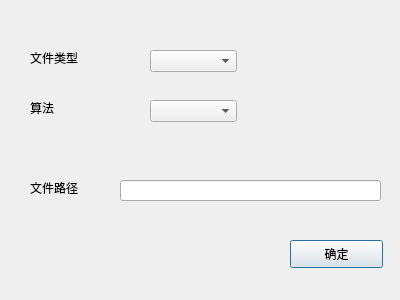
<?xml version="1.0" encoding="UTF-8"?>
<ui version="4.0">
 <class>Dialog</class>
 <widget class="QDialog" name="Dialog">
  <property name="geometry">
   <rect>
    <x>0</x>
    <y>0</y>
    <width>400</width>
    <height>300</height>
   </rect>
  </property>
  <property name="windowTitle">
   <string>Dialog</string>
  </property>
  <widget class="QComboBox" name="comboBox">
   <property name="geometry">
    <rect>
     <x>150</x>
     <y>50</y>
     <width>87</width>
     <height>22</height>
    </rect>
   </property>
  </widget>
  <widget class="QComboBox" name="comboBox_2">
   <property name="geometry">
    <rect>
     <x>150</x>
     <y>100</y>
     <width>87</width>
     <height>22</height>
    </rect>
   </property>
  </widget>
  <widget class="QLabel" name="label">
   <property name="geometry">
    <rect>
     <x>30</x>
     <y>50</y>
     <width>72</width>
     <height>15</height>
    </rect>
   </property>
   <property name="text">
    <string>文件类型</string>
   </property>
  </widget>
  <widget class="QLabel" name="label_2">
   <property name="geometry">
    <rect>
     <x>30</x>
     <y>100</y>
     <width>72</width>
     <height>15</height>
    </rect>
   </property>
   <property name="text">
    <string>算法</string>
   </property>
  </widget>
  <widget class="QPushButton" name="pushButton">
   <property name="geometry">
    <rect>
     <x>290</x>
     <y>240</y>
     <width>93</width>
     <height>28</height>
    </rect>
   </property>
   <property name="text">
    <string>确定</string>
   </property>
  </widget>
  <widget class="QLineEdit" name="lineEdit">
   <property name="geometry">
    <rect>
     <x>120</x>
     <y>180</y>
     <width>261</width>
     <height>21</height>
    </rect>
   </property>
  </widget>
  <widget class="QLabel" name="label_3">
   <property name="geometry">
    <rect>
     <x>30</x>
     <y>180</y>
     <width>72</width>
     <height>15</height>
    </rect>
   </property>
   <property name="text">
    <string>文件路径</string>
   </property>
  </widget>
 </widget>
 <resources/>
 <connections/>
</ui>
